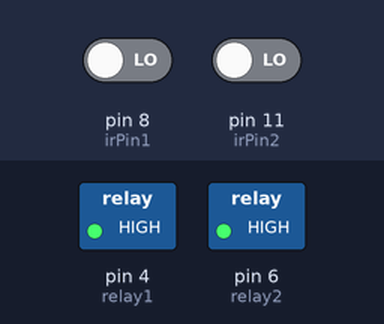
The sketch below on a simulated Arduino Uno, built with avr-gcc and run on an emulated ATmega328P. Parts: switched loads named in the sketch (green lamp = pin HIGH). The test bench sets the inputs (shaded band); at power-on: pin 8 (irPin1) LOW, pin 11 (irPin2) LOW.

Above: at 1.2 s.
1.3 s: pin 8 (irPin1) driven HIGH
At 2.2 s:
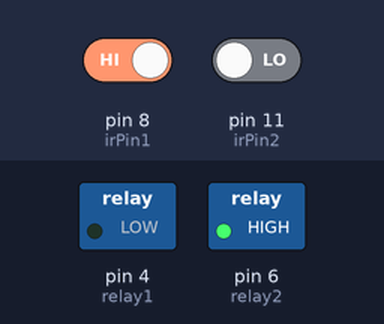
2.8 s: pin 8 (irPin1) driven LOW
At 5.6 s:
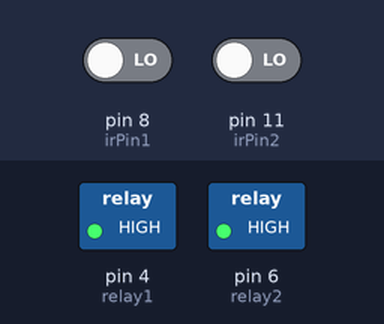
5.8 s: pin 11 (irPin2) driven HIGH
At 6.8 s:
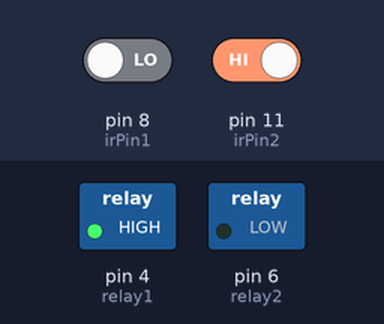
7.3 s: pin 11 (irPin2) driven LOW
At 10.6 s:
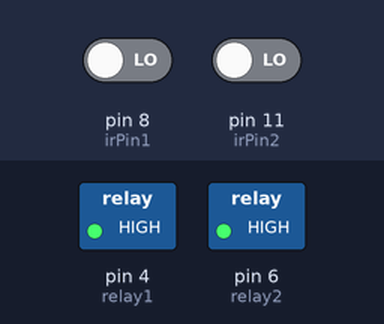
Timing chart, 0 to 11.3 s (numbered marks = the images above; inputs shaded):
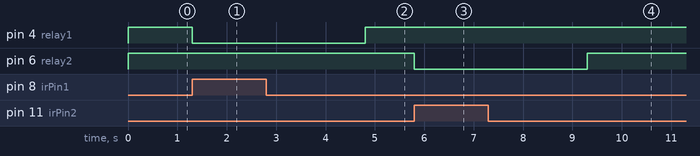

The sketch:

Final_Sketch_1.1.ino
```cpp
const int irPin1 = 8;
const int irPin2 = 11;
const int relay1 = 4;
const int relay2 = 6;
bool hasEntered = false;

void setup() {
  pinMode(irPin1, INPUT);
  pinMode(irPin2, INPUT);
  pinMode(relay1, OUTPUT);
  pinMode(relay2, OUTPUT);
  digitalWrite(relay1, HIGH);
  digitalWrite(relay2, HIGH);
  Serial.begin(9600);
}

void loop() {
  if(digitalRead(irPin1) == HIGH|| digitalRead(irPin2) == HIGH){
    if(hasEntered){
      digitalWrite(relay2, LOW);
      delay(3500);
      digitalWrite(relay2, HIGH);
      hasEntered = false;
    } else {
      hasEntered = true;
      digitalWrite(relay1, LOW);
      delay(3500);
      digitalWrite(relay1, HIGH);
    }
  }
}
```

Measured:
- after the input at 1.3 s, pin 4 (relay1): HIGH → LOW at once
- after the input at 2.8 s, pin 6 (relay2): stays HIGH (without the input it goes to LOW after 2.0 s)
- after the input at 5.8 s, pin 6 (relay2): HIGH → LOW at once
- after the input at 7.3 s, pin 4 (relay1): stays HIGH (without the input it goes to LOW after 2.0 s)
